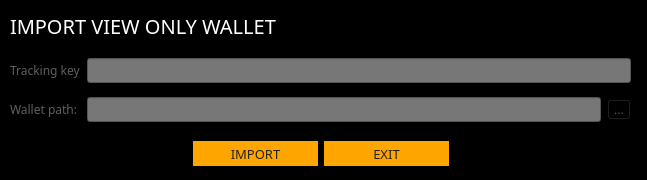
<?xml version="1.0" encoding="UTF-8"?>
<ui version="4.0">
 <class>ImportTracking</class>
 <widget class="QDialog" name="ImportTracking">
  <property name="geometry">
   <rect>
    <x>0</x>
    <y>0</y>
    <width>647</width>
    <height>180</height>
   </rect>
  </property>
  <property name="windowTitle">
   <string>Dialog</string>
  </property>
  <property name="styleSheet">
   <string notr="true">background-color: #000000;  color: #5f5f5f; </string>
  </property>
  <widget class="QWidget" name="layoutWidget">
   <property name="geometry">
    <rect>
     <x>10</x>
     <y>50</y>
     <width>621</width>
     <height>81</height>
    </rect>
   </property>
   <layout class="QGridLayout" name="gridLayout">
    <item row="1" column="0">
     <widget class="QLabel" name="label_2">
      <property name="font">
       <font>
        <family>Poppins</family>
        <pointsize>9</pointsize>
       </font>
      </property>
      <property name="text">
       <string>Wallet path:</string>
      </property>
     </widget>
    </item>
    <item row="0" column="1" colspan="2">
     <widget class="QLineEdit" name="m_trackingKey">
      <property name="minimumSize">
       <size>
        <width>0</width>
        <height>25</height>
       </size>
      </property>
      <property name="font">
       <font>
        <family>Poppins</family>
        <pointsize>9</pointsize>
       </font>
      </property>
      <property name="styleSheet">
       <string notr="true">background-color: #777;
boder: 0px;
color: #5f5f5f; </string>
      </property>
     </widget>
    </item>
    <item row="1" column="2">
     <widget class="QToolButton" name="m_selectPathButton">
      <property name="text">
       <string>...</string>
      </property>
     </widget>
    </item>
    <item row="1" column="1">
     <widget class="QLineEdit" name="m_pathEdit">
      <property name="minimumSize">
       <size>
        <width>0</width>
        <height>25</height>
       </size>
      </property>
      <property name="font">
       <font>
        <family>Poppins</family>
        <pointsize>9</pointsize>
       </font>
      </property>
      <property name="styleSheet">
       <string notr="true">background-color: #777;
boder: 0px;
color: #5f5f5f; </string>
      </property>
     </widget>
    </item>
    <item row="0" column="0">
     <widget class="QLabel" name="label">
      <property name="font">
       <font>
        <family>Poppins</family>
        <pointsize>9</pointsize>
       </font>
      </property>
      <property name="text">
       <string>Tracking key</string>
      </property>
     </widget>
    </item>
   </layout>
  </widget>
  <widget class="QWidget" name="layoutWidget_2">
   <property name="geometry">
    <rect>
     <x>10</x>
     <y>140</y>
     <width>621</width>
     <height>27</height>
    </rect>
   </property>
   <layout class="QHBoxLayout" name="horizontalLayout">
    <item>
     <spacer name="horizontalSpacer">
      <property name="orientation">
       <enum>Qt::Horizontal</enum>
      </property>
      <property name="sizeHint" stdset="0">
       <size>
        <width>40</width>
        <height>20</height>
       </size>
      </property>
     </spacer>
    </item>
    <item>
     <widget class="QPushButton" name="m_okButton">
      <property name="minimumSize">
       <size>
        <width>125</width>
        <height>25</height>
       </size>
      </property>
      <property name="font">
       <font>
        <family>Poppins</family>
        <pointsize>10</pointsize>
       </font>
      </property>
      <property name="styleSheet">
       <string notr="true">color: #222; border-radius: 0px; border: 0px solid; background-color: orange;</string>
      </property>
      <property name="text">
       <string>IMPORT</string>
      </property>
     </widget>
    </item>
    <item>
     <widget class="QPushButton" name="m_cancelButton">
      <property name="minimumSize">
       <size>
        <width>125</width>
        <height>25</height>
       </size>
      </property>
      <property name="font">
       <font>
        <family>Poppins</family>
        <pointsize>10</pointsize>
       </font>
      </property>
      <property name="styleSheet">
       <string notr="true">color: #222; border-radius: 0px; border: 0px solid; background-color: orange;</string>
      </property>
      <property name="text">
       <string>EXIT</string>
      </property>
     </widget>
    </item>
    <item>
     <spacer name="horizontalSpacer_2">
      <property name="orientation">
       <enum>Qt::Horizontal</enum>
      </property>
      <property name="sizeHint" stdset="0">
       <size>
        <width>40</width>
        <height>20</height>
       </size>
      </property>
     </spacer>
    </item>
   </layout>
  </widget>
  <widget class="QLabel" name="label_3">
   <property name="geometry">
    <rect>
     <x>10</x>
     <y>10</y>
     <width>300</width>
     <height>31</height>
    </rect>
   </property>
   <property name="font">
    <font>
     <family>Poppins</family>
     <pointsize>15</pointsize>
    </font>
   </property>
   <property name="styleSheet">
    <string notr="true">color: white;</string>
   </property>
   <property name="text">
    <string>IMPORT VIEW ONLY WALLET</string>
   </property>
  </widget>
 </widget>
 <resources/>
 <connections>
  <connection>
   <sender>m_okButton</sender>
   <signal>clicked()</signal>
   <receiver>ImportTracking</receiver>
   <slot>accept()</slot>
   <hints>
    <hint type="sourcelabel">
     <x>570</x>
     <y>103</y>
    </hint>
    <hint type="destinationlabel">
     <x>323</x>
     <y>65</y>
    </hint>
   </hints>
  </connection>
  <connection>
   <sender>m_cancelButton</sender>
   <signal>clicked()</signal>
   <receiver>ImportTracking</receiver>
   <slot>reject()</slot>
   <hints>
    <hint type="sourcelabel">
     <x>439</x>
     <y>103</y>
    </hint>
    <hint type="destinationlabel">
     <x>323</x>
     <y>65</y>
    </hint>
   </hints>
  </connection>
 </connections>
</ui>
